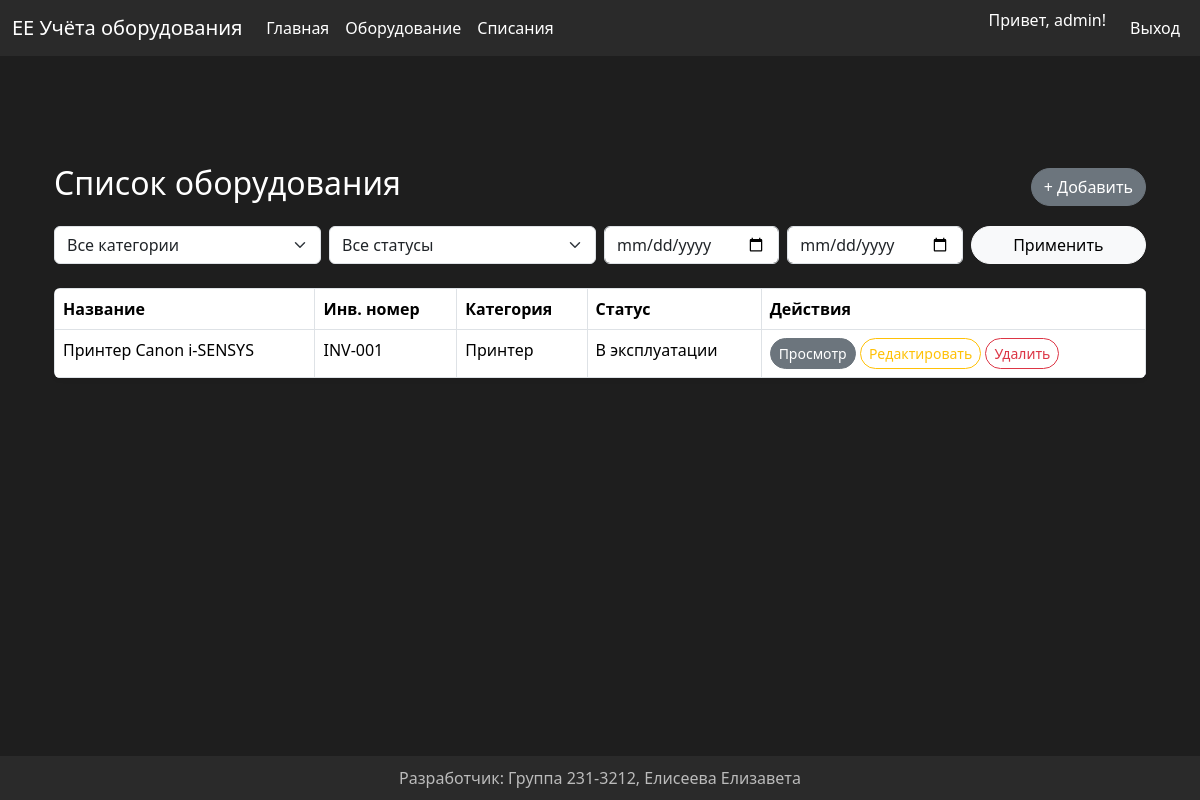
The page / (signed in) on the database as committed earlier.
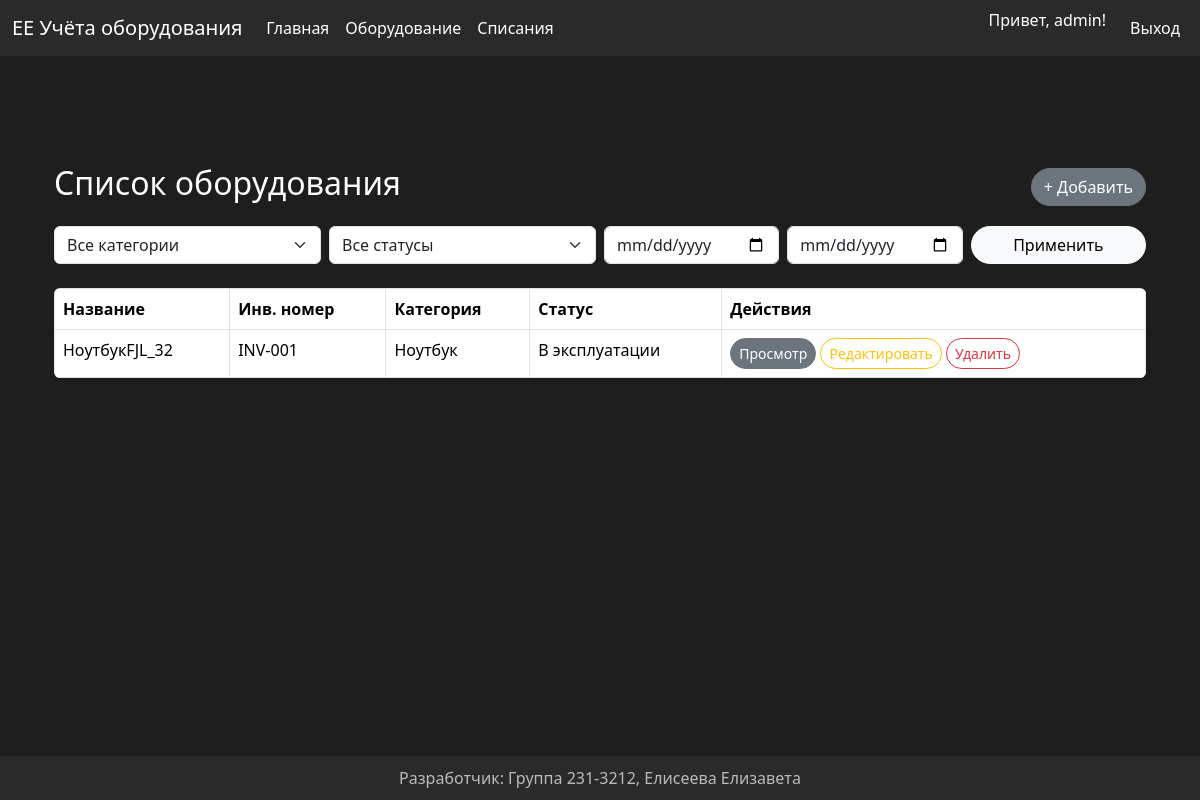
The same page on the database as committed later.
### app/models.py (models this page shows)
class Equipment(db.Model):
    id = db.Column(db.Integer, primary_key=True)
    name = db.Column(db.String(150), nullable=False)
    inventory_number = db.Column(db.String(100), nullable=False, unique=True)
    category_id = db.Column(db.Integer, db.ForeignKey('category.id'), nullable=False)
    purchase_date = db.Column(db.Date, nullable=False)
    cost = db.Column(db.Numeric(10, 2), nullable=False)
    status = db.Column(db.Enum(*STATUSES, name='status_enum'), nullable=False)
    note = db.Column(db.Text)
    category = db.relationship('Category', backref='equipments')
    photo = db.relationship('Photo', uselist=False, backref='equipment')
    persons = db.relationship('Person', secondary='equipment_person', backref='equipments')

class Category(db.Model):
    id = db.Column(db.Integer, primary_key=True)
    name = db.Column(db.String(100), nullable=False)
    description = db.Column(db.Text)

### app/routes/equipment_routes.py (the view)
@equipment_bp.route('/')
@login_required
def index():
    page = request.args.get('page', 1, type=int)
    category_id = request.args.get('category_id', type=int)
    status = request.args.get('status')
    date_from = request.args.get('date_from')
    date_to = request.args.get('date_to')
    query = Equipment.query
    if category_id:
        query = query.filter_by(category_id=category_id)
    if status:
        query = query.filter_by(status=status)
    if date_from:
        try:
            query = query.filter(Equipment.purchase_date >= datetime.strptime(date_from, '%Y-%m-%d').date())
        except: pass
    if date_to:
        try:
            query = query.filter(Equipment.purchase_date <= datetime.strptime(date_to, '%Y-%m-%d').date())
        except: pass
    equipment_list = query.order_by(Equipment.purchase_date.desc()).paginate(page=page, per_page=10)
    categories = Category.query.all()
    return render_template('equipment_list.html', equipment_list=equipment_list, categories=categories, int=int)

### app/routes/auth_routes.py (called while the page is built)
@login_manager.user_loader
def load_user(user_id):
    return User.query.get(int(user_id))

### app/templates/equipment_list.html (shortened to what this page needs)
{% extends "base.html" %}
{% block content %}
<div class="container mt-5">
    <div class="d-flex justify-content-between align-items-center mb-3">
        <h2>Список оборудования</h2>
        {% if current_user.role.name != 'user' %}
            <a href="{{ url_for('equipment.add_equipment') }}" class="btn btn-secondary btn-rounded">+ Добавить</a>
        {% endif %}
    </div>
    <form method="get" class="row g-2 mb-4">
        <div class="col-md-3">
            <select class="form-select" name="category_id">
                <option value="">Все категории</option>
            </select>
        </div>
        <div class="col-md-3">
            <select class="form-select" name="status">
                <option value="">Все статусы</option>
            </select>
        </div>
        <div class="col-md-2">
            <input type="date" class="form-control" name="date_from" value="{{ request.args.get('date_from', '') }}">
        </div>
        <div class="col-md-2">
            <input type="date" class="form-control" name="date_to" value="{{ request.args.get('date_to', '') }}">
        </div>
        <div class="col-md-2 text-end">
            <button type="submit" class="btn btn-light btn-rounded w-100">Применить</button>
        </div>
    </form>
    <table class="table table-hover table-bordered rounded shadow-sm overflow-hidden">
        <thead>
            <tr>
                <th>Название</th>
                <th>Инв. номер</th>
                <th>Категория</th>
                <th>Статус</th>
                <th>Действия</th>
            </tr>
        </thead>
        <tbody>
            {% for item in equipment_list %}
            <tr>
                <td>{{ item.name }}</td>
                <td>{{ item.inventory_number }}</td>
                <td>{{ item.category.name if item.category else '—' }}</td>
                <td>
                    {% if item.status == 'in_use' %} В эксплуатации
                    {% elif item.status == 'under_repair' %} На ремонте
                    {% elif item.status == 'written_off' %} Списано
                    {% else %} Неизвестно
                    {% endif %}
                </td>
                <td>
                    <a href="{{ url_for('equipment.view_equipment', id=item.id) }}" class="btn btn-secondary btn-sm btn-rounded">Просмотр</a>
                    {% if current_user.role.name == 'admin' %}
                        <a href="{{ url_for('equipment.edit_equipment', id=item.id) }}" class="btn btn-outline-warning btn-sm btn-rounded">Редактировать</a>
                    {% endif %}
                    {% if current_user.role.name == 'admin' %}
                    <button type="button" class="btn btn-outline-danger btn-sm btn-rounded" data-bs-toggle="modal" data-bs-target="#deleteModal{{ item.id }}">
                        Удалить
                    </button>
                    {% endif %}
                </td>
            </tr>
            {% else %}
            <tr>
                <td colspan="5" class="text-center text-muted">Нет записей</td>
            </tr>
            {% endfor %}
        </tbody>
    </table>
</div>
{% endblock %}

Rows that differ between the two databases and show on the page:
changed Equipment "INV-001": name "Принтер Canon i-SENSYS" → "НоутбукFJL_32"; category "Принтер" → "Ноутбук"
